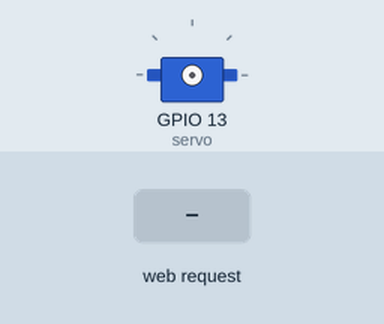
Simulated run of this program. Board: ESP32 board running MicroPython. Shown: servo. The test bench sets the inputs (shaded band). WiFi joins after 1.5 s; servo angles are drawn from the pulse width (0.5 ms = 0°, 2.5 ms = 180°); what the program prints to the serial console is not drawn.

Above: at 2.7 s.
2.8 s: HTTP request GET /press received
Timing chart, 0 to 5.8 s (numbered marks = the images above; inputs shaded):
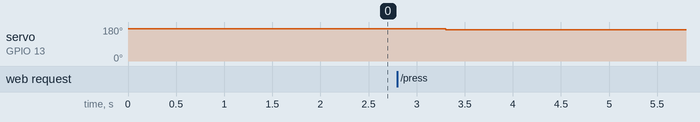

Measured:
- after the input at 2.8 s, servo on GPIO 13 (servo): 170° → 166° after 0.50 s

The program:

ButtonPressSimulator.py
```python
from machine import Pin, PWM
import network
import socket
import time

# Servo configuration
servo = PWM(Pin(13))  # GPIO13 for servo control
servo.freq(50)  # Standard 50Hz frequency for servos

# WiFi credentials
SSID = "-----------------"
PASSWORD = "-------------------"

# Static IP configuration
STATIC_IP = "192.168.88.225"  # Replace with your desired static IP
GATEWAY = "192.168.88.1"      # Replace with your network gateway
SUBNET = "255.255.255.0"     # Replace with your subnet mask

def connect_to_wifi():
    wlan = network.WLAN(network.STA_IF)
    wlan.active(True)
    wlan.ifconfig((STATIC_IP, SUBNET, GATEWAY, GATEWAY))  # Set static IP
    wlan.connect(SSID, PASSWORD)
    print("Connecting to WiFi with static IP...")
    while not wlan.isconnected():
        pass
    print("Connected to WiFi")
    print("IP Address:", wlan.ifconfig()[0])
    return wlan.ifconfig()[0]

def set_servo_angle(angle):
    # Convert angle (0-180) to duty cycle (20-120)
    # 20 = 0 degrees, 120 = 180 degrees
    duty = int(((angle / 180) * 100) + 20)
    servo.duty(duty)

def simulate_button_press():
    # Move to 182° (slightly beyond normal range to simulate press)
    set_servo_angle(184)
    time.sleep(0.5)  # Hold for half second
    # Return to 180°
    set_servo_angle(180)
    time.sleep(0.5)  # Wait before next press

def web_page():
    html = """
    <html>
        <head>
            <title>Button Press Simulator</title>
            <meta name="viewport" content="width=device-width, initial-scale=1">
            <style>
                body { text-align: center; font-family: Arial; }
                .button {
                    background-color: #4CAF50;
                    border: none;
                    color: white;
                    padding: 15px 32px;
                    text-align: center;
                    display: inline-block;
                    font-size: 16px;
                    margin: 4px 2px;
                    cursor: pointer;
                    border-radius: 4px;
                }
            </style>
        </head>
        <body>
            <h1>Button Press Simulator</h1>
            <p>
                <a href="/press"><button class="button">Simulate Button Press</button></a>
            </p>
        </body>
    </html>
    """
    return html

def main():
    ip = connect_to_wifi()

    # Create socket server
    s = socket.socket(socket.AF_INET, socket.SOCK_STREAM)
    s.bind(('', 80))
    s.listen(5)

    print(f'Server running at http://{ip}/')

    while True:
        try:
            conn, addr = s.accept()
            request = conn.recv(1024).decode()

            # Check for button press request
            if 'GET /press' in request:
                simulate_button_press()
                print('Simulated button press')
                response = 'Button press simulated'
            else:
                # Send web page for all other requests
                response = web_page()
            conn.send('HTTP/1.1 200 OK\n')
            conn.send('Content-Type: text/html\n')
            conn.send('Connection: close\n\n')
            conn.sendall(response)
            conn.close()

        except Exception as e:
            print('Error:', e)
            conn.close()

if __name__ == '__main__':
    main()
```
